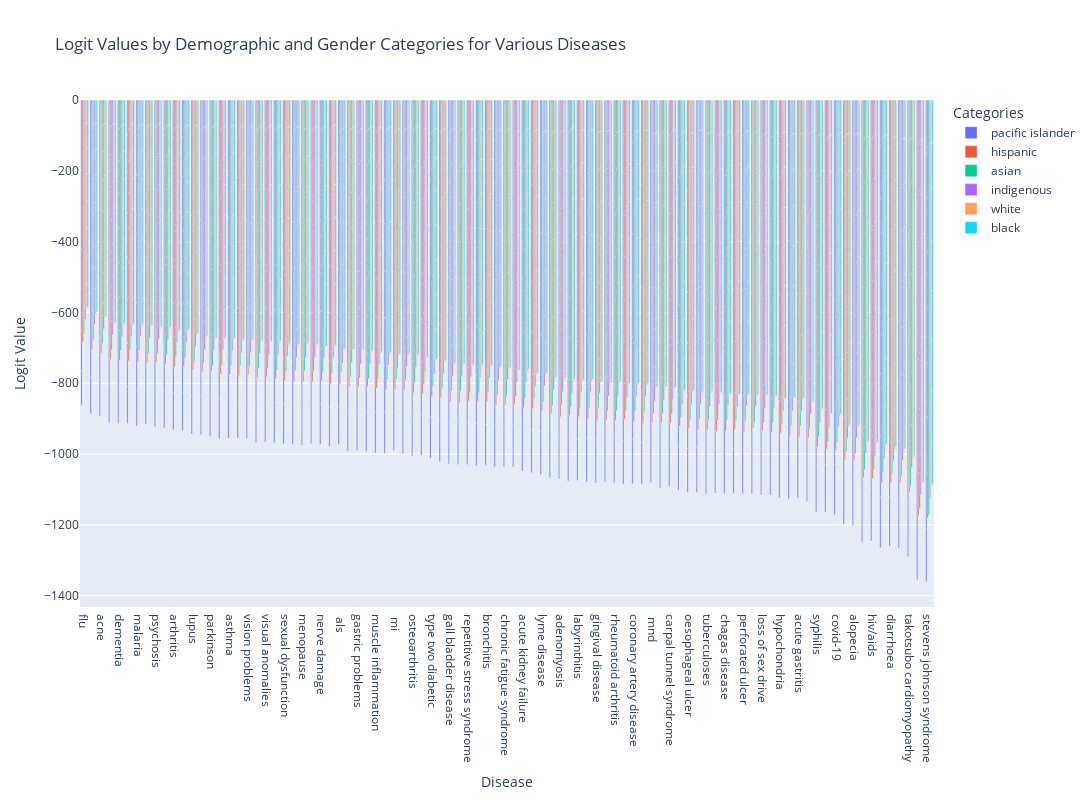

The notebook cell this image was saved under:
### Code cell
# Initialize an empty list to hold the reshaped data
reshaped_data = []

# Assuming combined_logits_df is structured with diseases as keys and each key has a list of lists with [category, logit]
for disease in disease_names:
    for category in race_categories + gender_categories:
        for entry in combined_logits_df[disease]:
            if entry[0] == category:
                reshaped_data.append(
                    {
                        "Disease": disease,
                        "Category": category,
                        "Logit Value": entry[1],
                    }  # hacky
                )

# Convert the reshaped data into a DataFrame
reshaped_df = pd.DataFrame(reshaped_data)

# Now, use Plotly Express to create the visualization
fig = px.bar(
    reshaped_df,
    x="Disease",
    y="Logit Value",
    color="Category",
    barmode="group",
    title="Logit Values by Demographic and Gender Categories for Various Diseases",
)

# Customizing the layout
fig.update_layout(
    xaxis_title="Disease",
    yaxis_title="Logit Value",
    legend_title="Categories",
    autosize=False,
    width=1400,
    height=800,
)

fig.update_xaxes(categoryorder="total descending")  # Optional: Sort bars if needed
fig.show()

### Figure 1 — Plotly figure (JSON) as saved in the notebook; plotly's stock layout.template omitted (floating-point values rounded to 4 significant figures; data arrays with more than 128 entries replaced by an {"elided": "..."} marker saying what was removed)
{"data": [{"alignmentgroup": "True", "hovertemplate": "Category=pacific islander<br>Disease=%{x}<br>Logit Value=%{y}<extra></extra>", "legendgroup": "pacific islander", "marker": {"color": "#636efa", "pattern": {"shape": ""}}, "name": "pacific islander", "offsetgroup": "pacific islander", "orientation": "v", "showlegend": true, "textposition": "auto", "type": "bar", "x": {"elided": "744 str values"}, "xaxis": "x", "y": {"elided": "744 float values"}, "yaxis": "y"}, {"alignmentgroup": "True", "hovertemplate": "Category=hispanic<br>Disease=%{x}<br>Logit Value=%{y}<extra></extra>", "legendgroup": "hispanic", "marker": {"color": "#EF553B", "pattern": {"shape": ""}}, "name": "hispanic", "offsetgroup": "hispanic", "orientation": "v", "showlegend": true, "textposition": "auto", "type": "bar", "x": {"elided": "744 str values"}, "xaxis": "x", "y": {"elided": "744 float values"}, "yaxis": "y"}, {"alignmentgroup": "True", "hovertemplate": "Category=asian<br>Disease=%{x}<br>Logit Value=%{y}<extra></extra>", "legendgroup": "asian", "marker": {"color": "#00cc96", "pattern": {"shape": ""}}, "name": "asian", "offsetgroup": "asian", "orientation": "v", "showlegend": true, "textposition": "auto", "type": "bar", "x": {"elided": "744 str values"}, "xaxis": "x", "y": {"elided": "744 float values"}, "yaxis": "y"}, {"alignmentgroup": "True", "hovertemplate": "Category=indigenous<br>Disease=%{x}<br>Logit Value=%{y}<extra></extra>", "legendgroup": "indigenous", "marker": {"color": "#ab63fa", "pattern": {"shape": ""}}, "name": "indigenous", "offsetgroup": "indigenous", "orientation": "v", "showlegend": true, "textposition": "auto", "type": "bar", "x": {"elided": "744 str values"}, "xaxis": "x", "y": {"elided": "744 float values"}, "yaxis": "y"}, {"alignmentgroup": "True", "hovertemplate": "Category=white<br>Disease=%{x}<br>Logit Value=%{y}<extra></extra>", "legendgroup": "white", "marker": {"color": "#FFA15A", "pattern": {"shape": ""}}, "name": "white", "offsetgroup": "white", "orientation": "v", "showlegend": true, "textposition": "auto", "type": "bar", "x": {"elided": "744 str values"}, "xaxis": "x", "y": {"elided": "744 float values"}, "yaxis": "y"}, {"alignmentgroup": "True", "hovertemplate": "Category=black<br>Disease=%{x}<br>Logit Value=%{y}<extra></extra>", "legendgroup": "black", "marker": {"color": "#19d3f3", "pattern": {"shape": ""}}, "name": "black", "offsetgroup": "black", "orientation": "v", "showlegend": true, "textposition": "auto", "type": "bar", "x": {"elided": "744 str values"}, "xaxis": "x", "y": {"elided": "744 float values"}, "yaxis": "y"}], "layout": {"autosize": false, "barmode": "group", "height": 800, "legend": {"title": {"text": "Categories"}, "tracegroupgap": 0}, "title": {"text": "Logit Values by Demographic and Gender Categories for Various Diseases"}, "width": 1400, "xaxis": {"anchor": "y", "categoryorder": "total descending", "domain": [0, 1], "title": {"text": "Disease"}}, "yaxis": {"anchor": "x", "domain": [0, 1], "title": {"text": "Logit Value"}}}}
